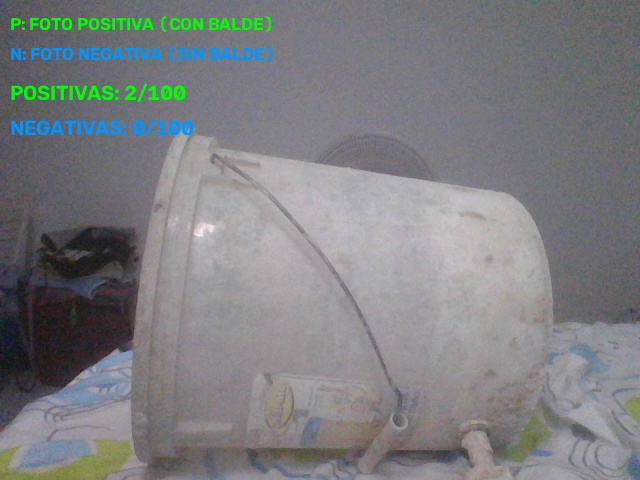
#> input picture balde_0003.jpg, 640 x 480 px, given in place of the camera
$ python detectar_balde.py
#> lines starting #> are read from the running program, lines starting #| are printed output that depends on the picture
import cv2

# Cargar modelo Haar Cascade
ruta_modelo = r"C:\Users\Maria\Downloads\DATASET_BALDE\classifier\cascade.xml"
detector = cv2.CascadeClassifier(ruta_modelo)

if detector.empty():
    print("ERROR: No se pudo cargar el modelo")
    raise SystemExit

print("MODELO HAAR CASCADE CARGADO CORRECTAMENTE")

# Conectar DroidCam
camara = cv2.VideoCapture(1, cv2.CAP_DSHOW)

if not camara.isOpened():
    print("ERROR: No se pudo abrir DroidCam")
    raise SystemExit

print("CAMARA CONECTADA CORRECTAMENTE")
print("DETECTOR INICIADO - PRESIONA Q PARA SALIR")

while True:
    correcto, imagen = camara.read()
#> imagen is the input picture: shape (480, 640, 3); mean B, G, R 128.4, 126.1, 124.6

    if not correcto:
        print("ERROR: No se recibe imagen")
        break

    gris = cv2.cvtColor(imagen, cv2.COLOR_BGR2GRAY)
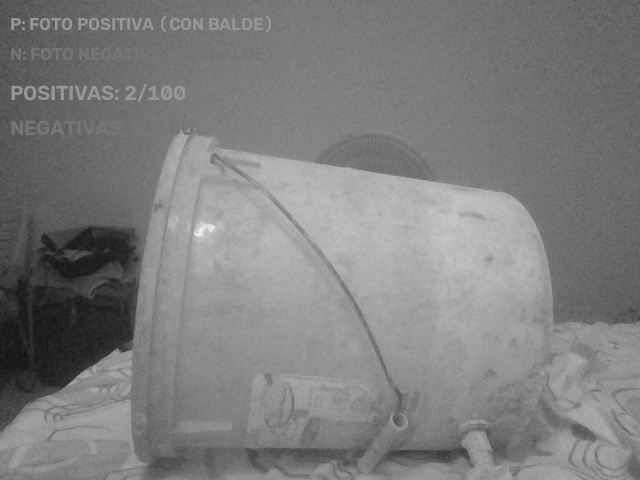
#> gris: shape (480, 640); min 15, max 244, mean 125.9
    gris = cv2.equalizeHist(gris)
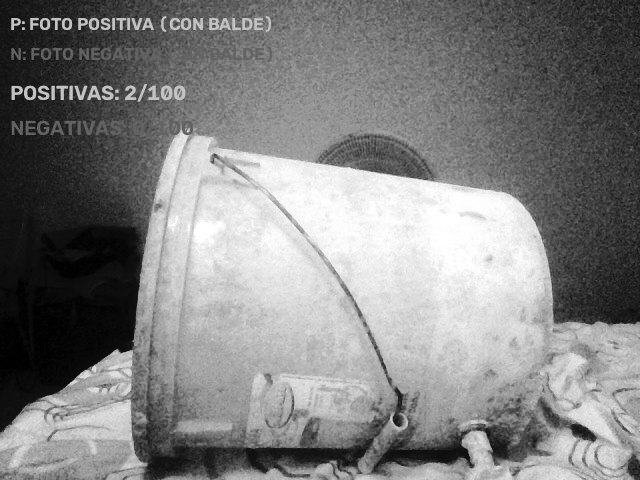
#> gris: shape (480, 640); min 0, max 255, mean 128.9

    baldes = detector.detectMultiScale(
        gris,
        scaleFactor=1.1,
        minNeighbors=3,
        minSize=(40, 40)
    )
#> baldes = 55 rows, first 6: [134, 12, 48, 48], [151, 114, 77, 77], [503, 187, 57, 57], [148, 196, 47, 47], [279, 190, 134, 134], [512, 266, 50, 50]

    if len(baldes) > 0:
        for (x, y, w, h) in baldes:
            cv2.rectangle(imagen, (x, y), (x+w, y+h), (0, 255, 0), 3)
            cv2.putText(
                imagen,
                "BALDE DE CONSTRUCCION",
                (x, max(y-10, 30)),
                cv2.FONT_HERSHEY_SIMPLEX,
                0.7,
                (0, 255, 0),
                2
            )
#> this loop made 55 passes
#> (x, y, w, h) on passes 1 to 12: (134, 12, 48, 48), (151, 114, 77, 77), (503, 187, 57, 57), (148, 196, 47, 47), (279, 190, 134, 134), (512, 266, 50, 50), (541, 334, 61, 61), (493, 342, 49, 49), (590, 341, 46, 46), (420, 357, 61, 61), (312, 382, 61, 61), (515, 381, 51, 51)
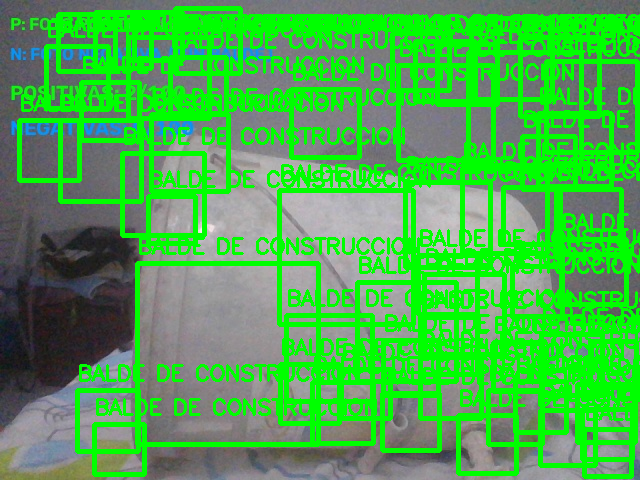
#> imagen: shape (480, 640, 3); mean B, G, R 77.8, 172.5, 75.7
    else:
        cv2.putText(
            imagen,
            "NO SE DETECTA EL BALDE",
            (20, 40),
            cv2.FONT_HERSHEY_SIMPLEX,
            0.7,
            (0, 0, 255),
            2
        )

    cv2.imshow("DETECTOR HAAR CASCADE - BALDE", imagen)

    if cv2.waitKey(1) & 0xFF == ord('q'):
#> (key q is pressed here)
        break

camara.release()
cv2.destroyAllWindows()
print("DETECTOR FINALIZADO")

$ run again, on balde_0004.jpg
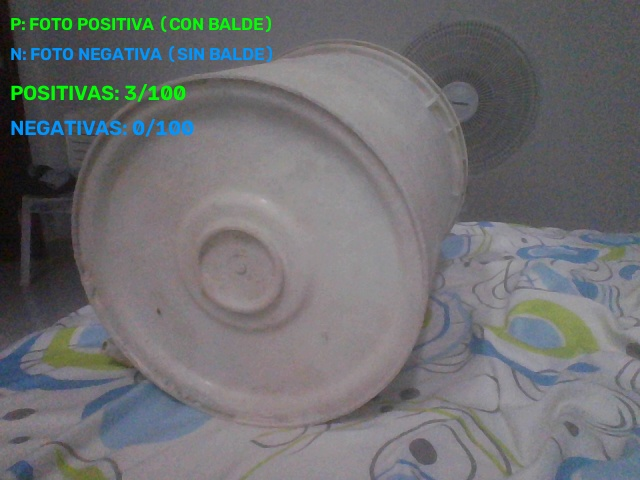
#> input picture balde_0004.jpg, 640 x 480 px, given in place of the camera
#> imagen is the input picture: shape (480, 640, 3); mean B, G, R 113.6, 111.5, 110.5
#> `gris = cv2.equalizeHist(gris)`:
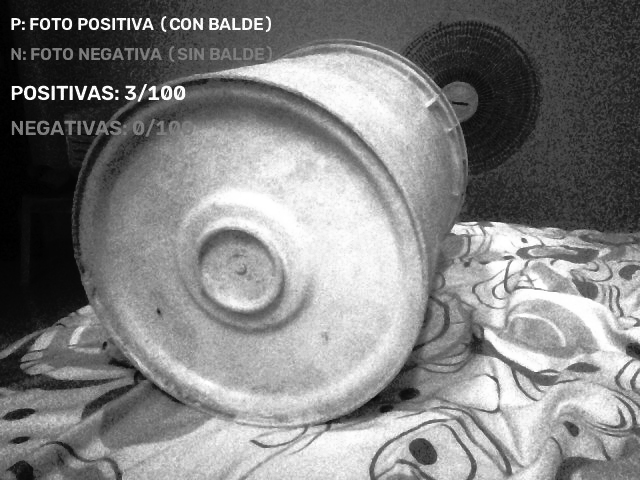
#> gris: shape (480, 640); min 0, max 255, mean 129
#> baldes = 66 rows, first 6: [336, 74, 86, 86], [88, 119, 55, 55], [67, 144, 58, 58], [385, 167, 55, 55], [315, 250, 94, 94], [472, 224, 66, 66]
#> the loop `for (x, y, w, h) in baldes:` made 66 passes
#> after the loop `for (x, y, w, h) in baldes:`:
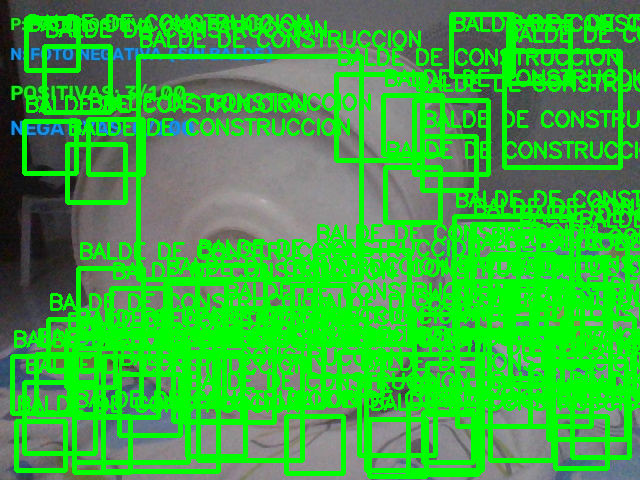
#> imagen: shape (480, 640, 3); mean B, G, R 59.6, 173.6, 57.9

$ run again, on balde_0005.jpg
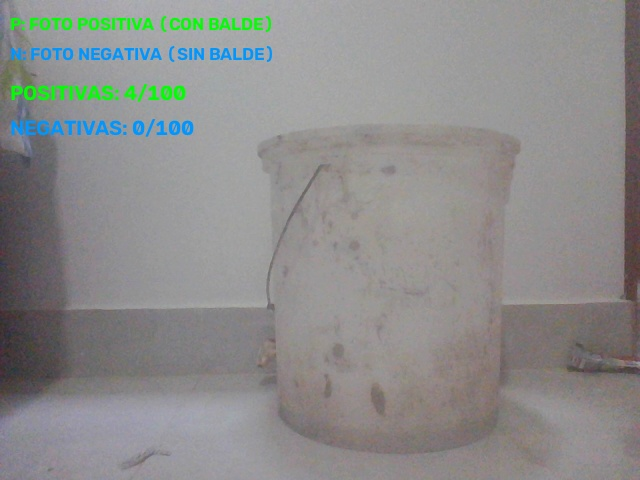
#> input picture balde_0005.jpg, 640 x 480 px, given in place of the camera
#> imagen is the input picture: shape (480, 640, 3); mean B, G, R 139.7, 140.5, 140.3
#> `gris = cv2.equalizeHist(gris)`:
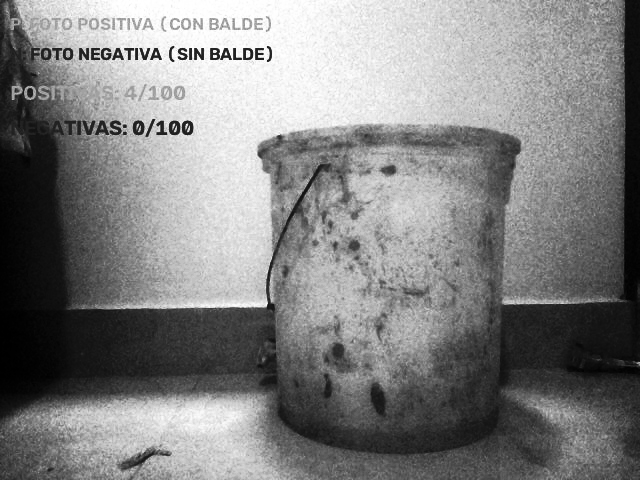
#> gris: shape (480, 640); min 0, max 255, mean 129.8
#> baldes = 47 rows, first 6: [577, 7, 49, 49], [223, 23, 52, 52], [488, 24, 51, 51], [111, 38, 51, 51], [569, 48, 57, 57], [2, 59, 50, 50]
#> the loop `for (x, y, w, h) in baldes:` made 47 passes
#> after the loop `for (x, y, w, h) in baldes:`:
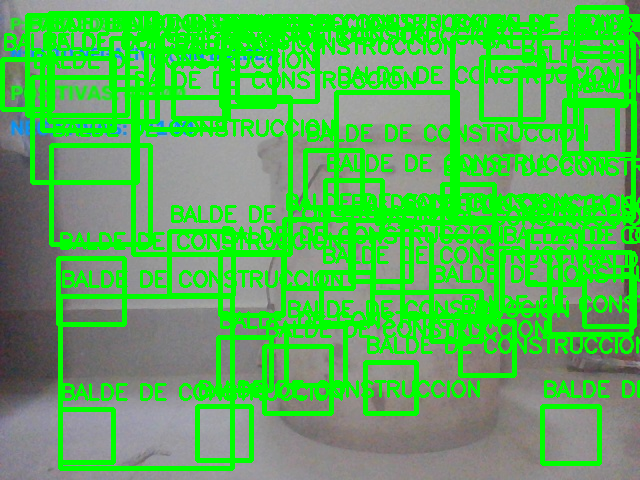
#> imagen: shape (480, 640, 3); mean B, G, R 87.7, 179.8, 88.7
